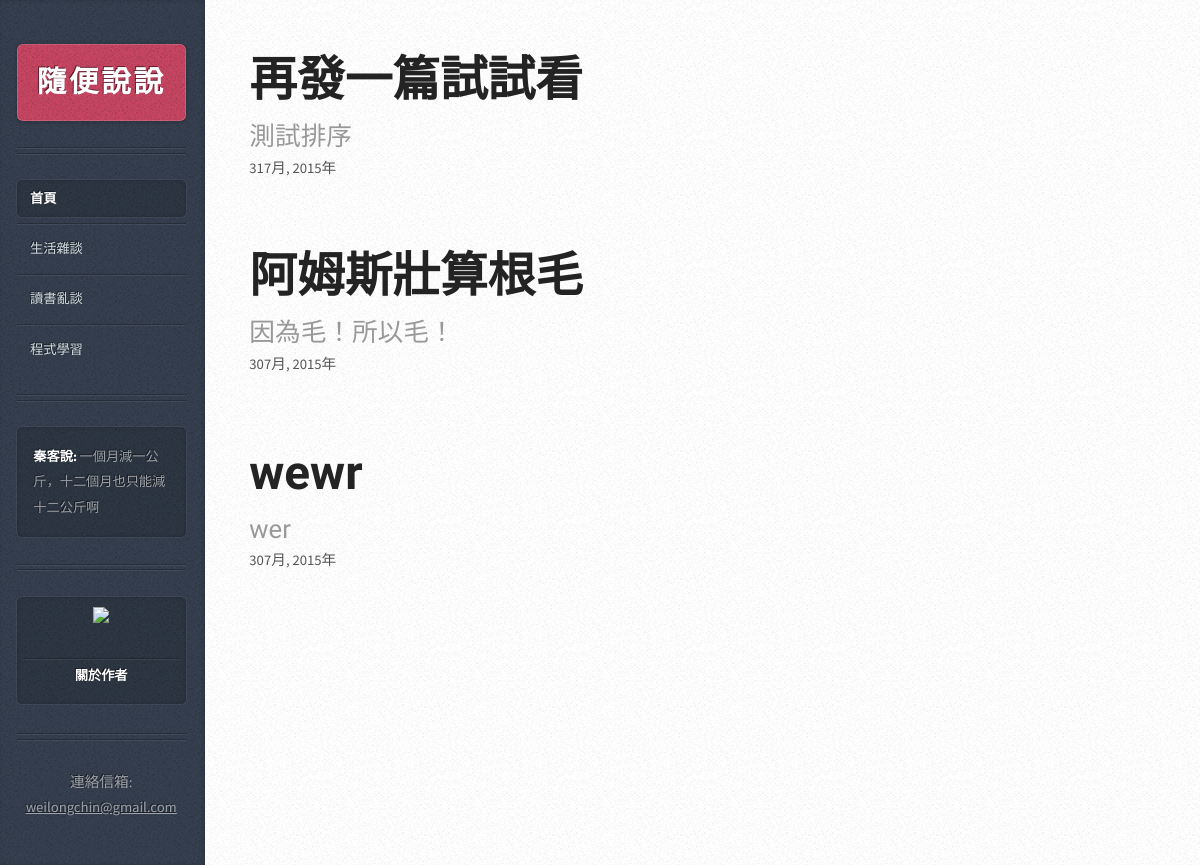
The page /1/tag/ on the database its author committed.
### blog/models.py (models this page shows, shortened)
class MyBlog(models.Model):
    tittle = models.CharField(max_length=50,default="")
    tittle_sm = models.CharField(max_length=50,default="")
    body = MarkdownField(default="")
    pub_date = models.DateTimeField(auto_now=True,blank=True)
    publisher = models.BooleanField(default=False)
    tag = models.ForeignKey(Tag)

### blog/views.py (the view)
# urls.py: url(r"^(?P<pk>[0-9]+)/tag/$", views.blogTag, name='tag'),
def blogTag(request,pk):
    queryset=models.Tag.objects.get(id=pk).myblog_set.all().filter(publisher="True").order_by("-pub_date")
    context = {"queryset":queryset}
    return render(request,"blog/blogtag.html",context)

### blog/templates/blog/blogtag.html
{% extends "blog/base.html" %}
{% load django_markdown %}
{% block index %}
			<div id="content">
				<div class="inner">
                        {% for post in queryset %}
						<article class="box post post-excerpt">
							<header>
								<h2><a href="{% url 'blog:blogpost' pk=post.id %}">{{ post.tittle }}</a></h2>
								<p>{{ post.tittle_sm }}</p>
                                <span class="date"> <span class="day">{{ post.pub_date.day }}</span><span class="month">{{ post.pub_date.month }}月</span><span class="year">, {{ post.pub_date.year }}年</span></span>
							</header>
						</article>
                        {% endfor %}
				</div>
			</div>
{% endblock %}

### blog/templates/blog/base.html (shortened to what this page needs)
{% load staticfiles %}
<!DOCTYPE HTML>
<html>
	<head>
		<link rel="stylesheet" href="{% static 'blog/assets/css/main.css' %}" />
	</head>
	<body>
    {% block index %}
    {% endblock %}
    {% include "blog/nav.html" %}
	</body>
</html>

### blog/templates/blog/nav.html
			<div id="sidebar">
					<h1 id="logo"><a>隨便說說</a></h1>
					<nav id="nav">
						<ul>
							<li class="current"><a href="{% url 'blog:index' %}">首頁</a></li>
							<li><a href="{% url 'blog:tag' pk=1%}">生活雜談</a></li>
							<li><a href="{% url 'blog:tag' pk=2%}">讀書亂談</a></li>
                            <li><a href="{% url 'blog:tag' pk=3%}">程式學習</a></li>
						</ul>
					</nav>
					<section class="box text-style1">
						<div class="inner">
							<p>
								<strong>秦客說:</strong> 一個月減一公斤，十二個月也只能減十二公斤啊
							</p>
						</div>
					</section>
					<section class="box calendar">
						<div class="inner">
							<table>
								<thead>
									<tr>
										<th scope="col" title="Monday">關於作者</th>
									</tr>
                                </thead>
                                <tr  >
                                    <div align=center>
                                    <a href="https://www.facebook.com/weilongchin">
                                        <img class="img" align=center src="https://badge.facebook.com/badge/100000045396834.3195.730971856.png"  />
                                    </a>
                                    </div>
                                    <br />
                                </tr>
							</table>
						</div>
					</section>
					<ul id="copyright">
						<li>連絡信箱: </li><li><a href="">weilongchin@gmail.com</a></li>
					</ul>
			</div>

### rows shown on the page
MyBlog: tittle "再發一篇試試看", tittle_sm "測試排序", pub_date.day "31", pub_date.month "7", pub_date.year "2015"
MyBlog: tittle "阿姆斯壯算根毛", tittle_sm "因為毛！所以毛！", pub_date.day "30", pub_date.month "7", pub_date.year "2015"
MyBlog: tittle "wewr", tittle_sm "wer", pub_date.day "30", pub_date.month "7", pub_date.year "2015"
